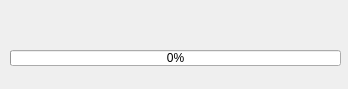
<?xml version="1.0" encoding="UTF-8"?>
<ui version="4.0">
 <class>MainWindow</class>
 <widget class="QMainWindow" name="MainWindow">
  <property name="geometry">
   <rect>
    <x>0</x>
    <y>0</y>
    <width>348</width>
    <height>89</height>
   </rect>
  </property>
  <property name="sizePolicy">
   <sizepolicy hsizetype="Fixed" vsizetype="Fixed">
    <horstretch>0</horstretch>
    <verstretch>0</verstretch>
   </sizepolicy>
  </property>
  <property name="minimumSize">
   <size>
    <width>348</width>
    <height>89</height>
   </size>
  </property>
  <property name="maximumSize">
   <size>
    <width>348</width>
    <height>113</height>
   </size>
  </property>
  <property name="windowTitle">
   <string>Ene</string>
  </property>
  <widget class="QWidget" name="centralWidget">
   <widget class="QLabel" name="lblText">
    <property name="geometry">
     <rect>
      <x>10</x>
      <y>20</y>
      <width>331</width>
      <height>20</height>
     </rect>
    </property>
    <property name="text">
     <string/>
    </property>
   </widget>
   <widget class="QProgressBar" name="pb">
    <property name="geometry">
     <rect>
      <x>10</x>
      <y>50</y>
      <width>331</width>
      <height>16</height>
     </rect>
    </property>
    <property name="value">
     <number>0</number>
    </property>
    <property name="textVisible">
     <bool>true</bool>
    </property>
   </widget>
  </widget>
 </widget>
 <layoutdefault spacing="6" margin="11"/>
 <resources/>
 <connections/>
</ui>
